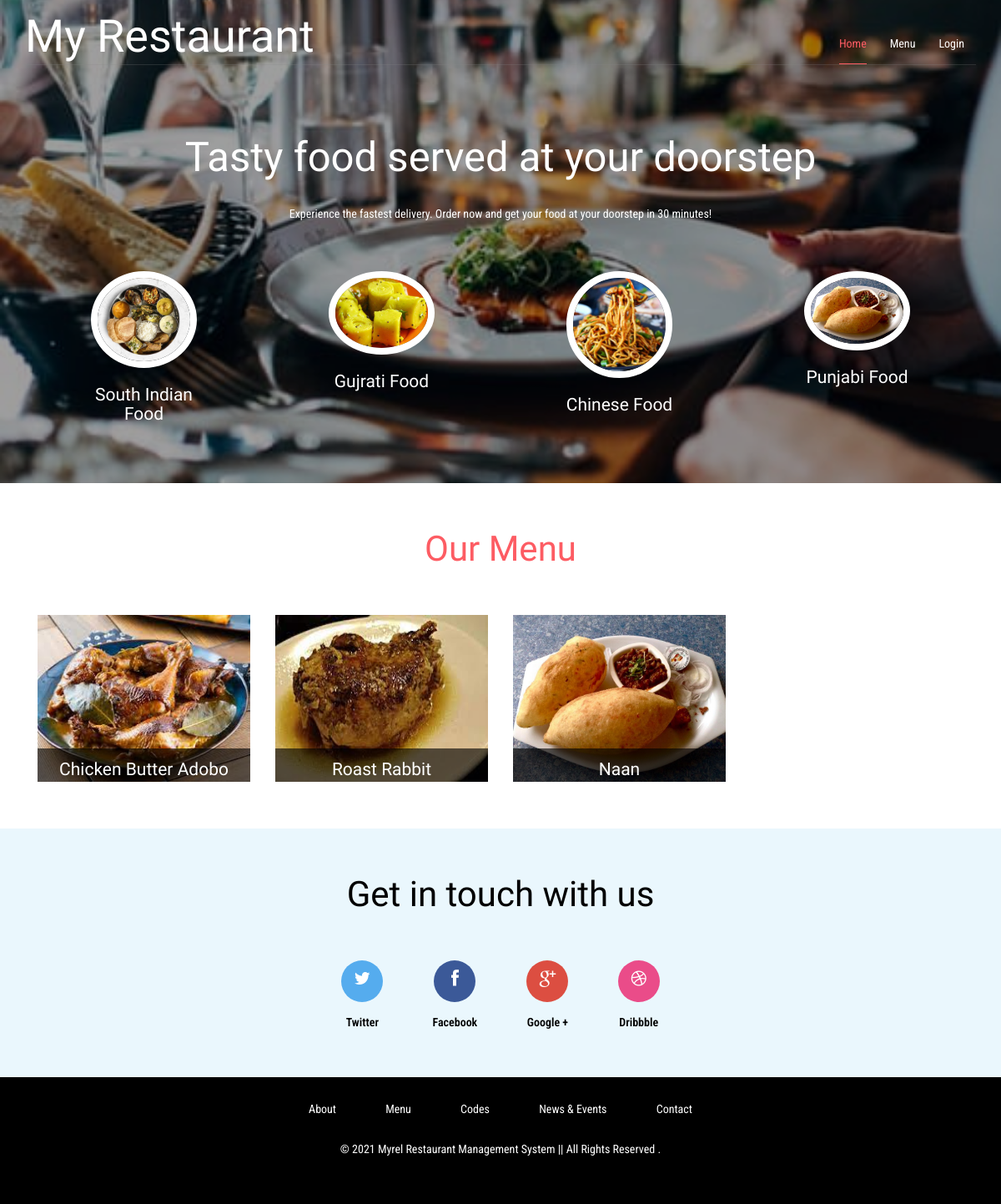
The app's page /menu/ with its own data.
### hotel/models.py (models this page shows, shortened)
class Food(models.Model):
    indian = 'Negros Best Food'
    south = 'Manila Best Food'
    gujarati = 'Cebu Best Food'
    punjabi = 'Iloilo Best Food'
    fast = 'Aklan Food'
    COURSE = (
        (indian,indian),
        (south,south),
        (gujarati,gujarati),
        (punjabi,punjabi),
        (fast,fast),
    )
    disabled = 'Disabled'
    enabled = 'Enabled'
    STATUS = (
        (disabled, disabled),
        (enabled, enabled),
    )
    name = models.CharField(max_length=250)
    course = models.CharField(max_length = 50, choices = COURSE)
    status = models.CharField(max_length=50, choices=STATUS)
    content_description = models.TextField()
    base_price = models.FloatField()
    sale_price = models.FloatField(default=base_price)
    discount = models.DecimalField(default=0, decimal_places=2, max_digits=5)
    image = models.FileField(blank=True, null =True)
    num_order = models.IntegerField(default=0)

### hotel/views.py (the view)
# urls.py: url(r'^menu/$', views.menu, name='menu'),
def menu(request):
    cuisine = request.GET.get('cuisine')
    print(cuisine)
    if cuisine is not None:
        if ((cuisine == "Gujarati") or (cuisine == "Punjabi")):
            foods = Food.objects.filter(status="Enabled", course=cuisine)
        elif(cuisine == "south"):
            foods = Food.objects.filter(status="Enabled", course="South Indian")
        elif(cuisine == "fast"):
            foods = Food.objects.filter(course="Fast")
    else:
        foods = Food.objects.filter()
    return render(request, 'menu.html', {'foods':foods, 'cuisine':cuisine})

### hotel/templates/menu.html (shortened to what this page needs)
{% load static %}
{% load mathfilters %}
{% include "includes/landing_top.html" %}
<body>
	<div data-vide-bg="{% static 'video/bg.jpg' %}">
		{% include "includes/banner.html" %}
	</div>
	<div class="menu">
		<div class="container">
			<div class="menu-heading">
				<h2>Our Menu</h2>
			</div>
			<div class="menu-top-grids">
				{% for food in foods %}
				{% if forloop.counter0|mod:4 == 1 %}
				<div class="w3ls-menu-grids">
				{% endif %}
					<div class="col-md-3 menu-grid">
						<div class="agile-menu-grid">
							<a href="{% url 'hotel:food_details' food.id %}">
								<img src="/media/{{food.image}}" alt="" height="200px" width="200px"/>
								<div class="agileits-caption">
									<h4>{{food.name}}</h4>
								</div>
							</a>
						</div>
					</div>
				{% if forloop.counter0|mod:4 == 1 %}
				</div>
				{% endif %}
				{% endfor %}
				<div class="clearfix"> </div>
			</div>
		</div>
	</div>
	{% include "includes/footer.html" %}

### hotel/templates/includes/landing_top.html (shortened to what this page needs)
{% load static %}
<!DOCTYPE html>
<html>
<head>
<link href="{% static 'dist/css/bootstrap.css' %}" rel="stylesheet" type="text/css" media="all" />
<link rel="stylesheet" href="{% static 'dist/css/style.css' %}" type="text/css" media="all" />
<link href="{% static 'dist/css/font-awesome.css' %}" rel="stylesheet">
<link rel="stylesheet" type="text/css" href="{% static 'assets/css/custom.css' %}"/>
</head>

### hotel/templates/includes/banner.html (shortened to what this page needs)
{% load static %}
        <div class="banner">
			<div class="container">
				<div class="header">
					<div class="logo">
						<h1><a href="/">My Restaurant</a></h1>
					</div>
					<div class="top-nav">
						<nav class="navbar navbar-default">
							<div class="collapse navbar-collapse" id="bs-example-navbar-collapse-1">
								<ul class="nav navbar-nav">
									<li><a class="active" href="{% url 'hotel:index' %}">Home</a></li>
									<li><a href="{% url 'hotel:menu' %}">Menu</a></li>
									{% if user.is_authenticated %}
									<li><a href="{% url 'hotel:dashboard_admin' %}">Dashboard</a></li>
									<li><a href="/accounts/logout/">Logout</a></li>
									{% else %}
									<li><a href="/accounts/login/">Login</a></li>
									{% endif %}
									<div class="clearfix"> </div>
								</ul>
							</div>
						</nav>
					</div>
					<div class="clearfix"> </div>
				</div>
				<div class="banner-info">
					<h2>Tasty food served at your doorstep</h2>
					<p>Experience the fastest delivery. Order now and get your food at your doorstep in 30 minutes!</p>
				</div>
				<div class="banner-grads">
					<div class="col-md-3 banner-grad">
						<a href="http://localhost:8000/menu?cuisine=south">
							<div class="banner-grad-img">
								<img src="{% static 'images/indian.jpg' %}" alt="" />
								<h4>South Indian Food</h4>
							</div>
						</a>
					</div>
					<div class="col-md-3 banner-grad">
						<a href="http://localhost:8000/menu?cuisine=Gujarati">
							<div class="banner-grad-img">
								<img src="{% static 'images/gujrati.jpg' %}" alt="" />
								<h4>Gujrati Food</h4>
							</div>
						</a>
					</div>
					<div class="col-md-3 banner-grad">
						<a href="http://localhost:8000/menu?cuisine=fast">
							<div class="banner-grad-img">
								<img src="{% static 'images/chinese.jpg' %}" alt="" />
								<h4>Chinese Food</h4>
							</div>
						</a>
					</div>
					<div class="col-md-3 banner-grad">
						<a href="http://localhost:8000/menu?cuisine=Punjabi">
							<div class="banner-grad-img">
								<img src="{% static 'images/punjabi.jpg' %}" alt="" />
								<h4>Punjabi Food</h4>
							</div>
						</a>
					</div>
					<div class="clearfix"> </div>
				</div>
			</div>
		</div>

### hotel/templates/includes/footer.html
<div class="footer">
    <div class="container">
        <div class="footer-grids">
            <div class="footer-heading">
                <h3>Get in touch with us</h3>
            </div>
            <div class="footer-icons">
                <ul>
                    <li>
                        <a href="#" class="twitter">
                            <i class="fa fa-twitter"></i>
                        </a>
                        <span>Twitter</span>
                    </li>
                    <li>
                        <a href="#" class="twitter facebook">
                            <i class="fa fa-facebook"></i>
                        </a>
                        <span>Facebook</span>
                    </li>
                    <li>
                        <a href="#" class="twitter chrome">
                            <i class="fa fa-google-plus"></i>
                        </a>
                        <span>Google +</span>
                    </li>
                    <li>
                        <a href="#" class="twitter dribbble">
                            <i class="fa fa-dribbble" aria-hidden="true"></i>
                        </a>
                        <span>Dribbble</span>
                    </li>
                </ul>
            </div>
        </div>
    </div>
</div>
<div class="copyright">
    <div class="container">
        <div class="w3agile-list">
            <ul>
                <li>
                    <a href="#">About</a>
                </li>
                <li>
                    <a href="{% url 'hotel:menu' %}">Menu</a>
                </li>
                <li>
                    <a href="#">Codes</a>
                </li>
                <li>
                    <a href="#">News & Events</a>
                </li>
                <li>
                    <a href="#">Contact</a>
                </li>
            </ul>
        </div>
        <div class="agileinfo">
            <p>© 2021 Myrel Restaurant Management System || All Rights Reserved .
            </p>
        </div>
    </div>
</div>
</body>
</html>

### hotel/static/assets/css/custom.css (style rules this page uses)
body { font-size : 14px; background-color: #f2f6f9; }
ul { list-style-type: none; }
.navbar { background-color: #4ea6bc; padding: 15px ; border-radius: 0; margin: 0; }

### records on screen
Food: image (picture), name "Chicken Butter Adobo"
Food: image (picture), name "Roast Rabbit"
Food: image (picture), name "Naan"
